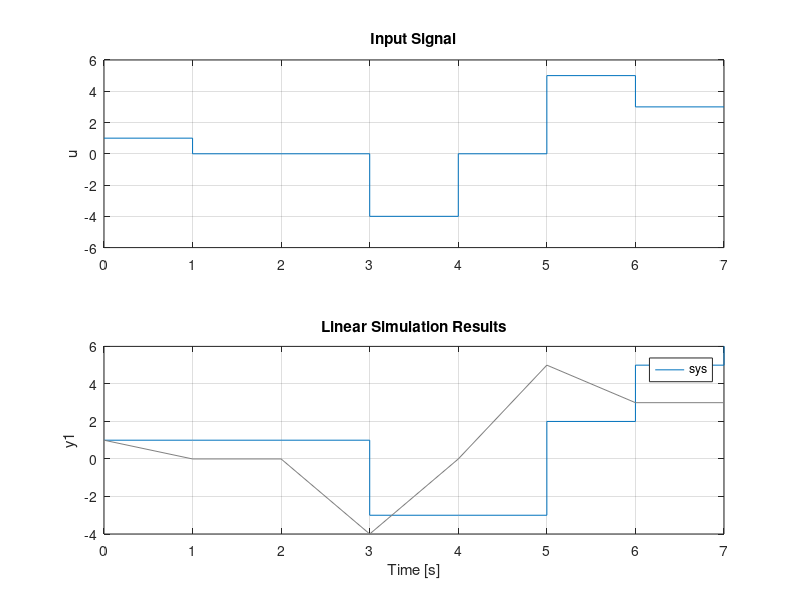

MATLAB code to generate this figure:
%
% dc_plot2.m
%

clear;

T = 1;  % time step

sys = tf([1 0], [1 -1], T, 'InputName', 'u1', 'OutputName', 'y1');

u = [1 0 0 -4 0 5 3 3];
t = 0:(size(u,2)-1);  % start at zero

figure;
subplot(2,1,1);
stairs(t,u);
grid on;
%axis auto;
axis([0 7 -6 6]);
title('Input Signal');
ylabel('u');

subplot(2,1,2);
lsim(sys, u);
grid on;
axis auto;
axis([0 7 -4 6]);

print('dc_plot2.eps', '-depsc2');
